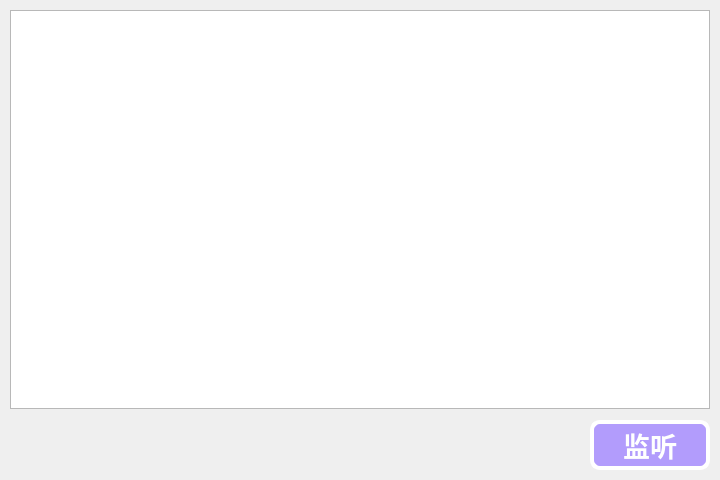
<?xml version="1.0" encoding="UTF-8"?>
<ui version="4.0">
 <class>Server</class>
 <widget class="QWidget" name="Server">
  <property name="geometry">
   <rect>
    <x>0</x>
    <y>0</y>
    <width>720</width>
    <height>480</height>
   </rect>
  </property>
  <property name="minimumSize">
   <size>
    <width>720</width>
    <height>480</height>
   </size>
  </property>
  <property name="maximumSize">
   <size>
    <width>720</width>
    <height>480</height>
   </size>
  </property>
  <property name="windowTitle">
   <string>直播平台——服务器</string>
  </property>
  <property name="styleSheet">
   <string notr="true"/>
  </property>
  <layout class="QGridLayout" name="gridLayout">
   <property name="leftMargin">
    <number>10</number>
   </property>
   <property name="topMargin">
    <number>10</number>
   </property>
   <property name="rightMargin">
    <number>10</number>
   </property>
   <property name="bottomMargin">
    <number>10</number>
   </property>
   <property name="spacing">
    <number>5</number>
   </property>
   <item row="0" column="0">
    <layout class="QVBoxLayout" name="verticalLayout">
     <item>
      <widget class="QTextEdit" name="textEdit">
       <property name="styleSheet">
        <string notr="true">margin-bottom:5px;</string>
       </property>
      </widget>
     </item>
     <item>
      <layout class="QHBoxLayout" name="horizontalLayout">
       <item>
        <spacer name="horizontalSpacer">
         <property name="orientation">
          <enum>Qt::Horizontal</enum>
         </property>
         <property name="sizeHint" stdset="0">
          <size>
           <width>40</width>
           <height>20</height>
          </size>
         </property>
        </spacer>
       </item>
       <item>
        <widget class="QPushButton" name="ListenPB">
         <property name="minimumSize">
          <size>
           <width>120</width>
           <height>50</height>
          </size>
         </property>
         <property name="maximumSize">
          <size>
           <width>120</width>
           <height>50</height>
          </size>
         </property>
         <property name="font">
          <font>
           <family>微软雅黑</family>
           <pointsize>20</pointsize>
           <weight>75</weight>
           <bold>true</bold>
           <kerning>true</kerning>
          </font>
         </property>
         <property name="styleSheet">
          <string notr="true">QPushButton { 
	background-color: rgb(161, 132, 255,200);
	border-style:outset; 
	border-width:4px;
	border-radius: 10px;
	border-color:rgba(255,255,255);
	color: rgb(255, 255, 255); 
} 
QPushButton:hover { 
	background-color: rgb(161, 132, 255); 
	border-color:rgba(255,255,255);
}
QPushButton:pressed { 
	background-color: rgb(110, 69, 245); 
	border-color:rgba(255,255,255);
}</string>
         </property>
         <property name="text">
          <string>监听</string>
         </property>
        </widget>
       </item>
      </layout>
     </item>
    </layout>
   </item>
  </layout>
 </widget>
 <layoutdefault spacing="6" margin="11"/>
 <resources/>
 <connections/>
</ui>
